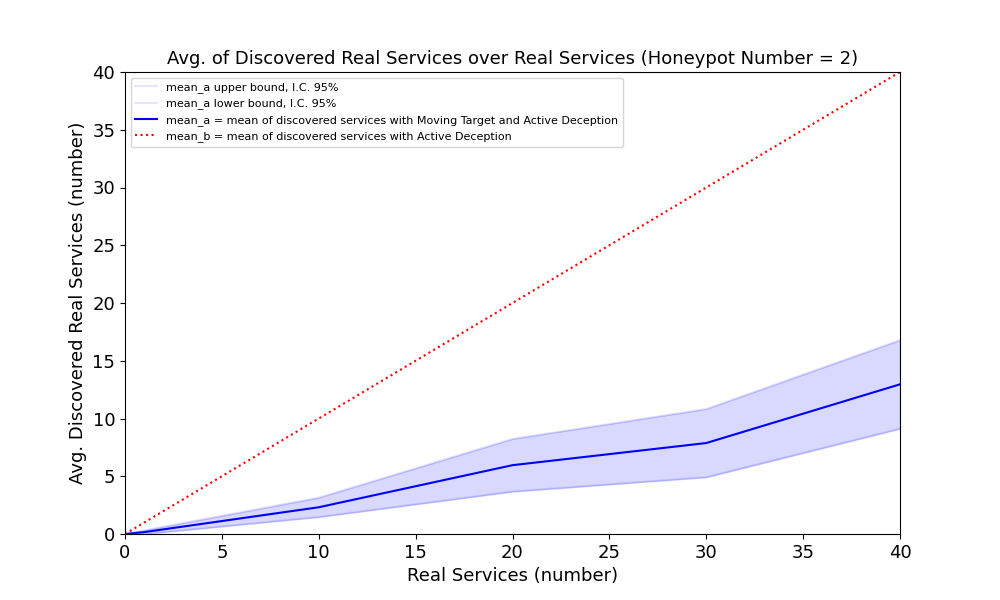

This chart was generated by the following Python code:
import statistics as s
import matplotlib.pyplot as plt
import numpy as np

SMALL_SIZE = 8
MEDIUM_SIZE = 10
BIGGER_SIZE = 13

plt.rc('font', size=SMALL_SIZE)          # controls default text sizes
plt.rc('axes', titlesize=BIGGER_SIZE)     # fontsize of the axes title
plt.rc('axes', labelsize=BIGGER_SIZE)    # fontsize of the x and y labels
plt.rc('xtick', labelsize=BIGGER_SIZE)    # fontsize of the tick labels
plt.rc('ytick', labelsize=BIGGER_SIZE)    # fontsize of the tick labels
plt.rc('legend', fontsize=BIGGER_SIZE)    # legend fontsize
plt.rc('figure', titlesize=BIGGER_SIZE)  # fontsize of the figure title

num_honeypot = 2
service_number = [0, 1, 10, 20, 30, 40]
service_number1 = [0, 1, 5, 15, 25, 35]
service_no_MTD = [0, 1, 10, 20, 30, 40]
service_MTD = []

avg_service_1 = 0
avg_service_10 = 0
avg_service_20 = 0
avg_service_30 = 0
avg_service_40 = 0

service_first_1 = [0, 0, 0, 0, 0, 1, 0, 0, 0, 0, 0, 0]

service_first_10 = [5, 2, 7, 2, 6, 8, 0, 0, 0, 0, 0, 0]

service_first_20 = [15, 8, 8, 1, 8, 2, 4, 2, 7, 8, 18, 2]

service_first_30 = [5, 6, 0, 5, 11, 8, 20, 13, 8, 15, 3, 12]

service_first_40 = [23, 12, 12, 22, 3, 20, 16, 35, 11, 20, 8, 23]

services = [service_first_1, service_first_10, service_first_20, service_first_30, service_first_40]


avg_service_1 = s.mean([service_first_1[0], service_first_1[1], service_first_1[2], service_first_1[3], 
                        service_first_1[4], service_first_1[5]])
avg_service_10 = s.mean([service_first_10[0], service_first_10[1], service_first_10[2], service_first_10[3],
                         service_first_10[4], service_first_10[5]])
avg_service_20 = s.mean([service_first_20[0], service_first_20[1], service_first_20[2], service_first_20[3],
                         service_first_20[4], service_first_20[5], service_first_20[6], service_first_20[7],
                         service_first_20[8], service_first_20[9], service_first_20[10], service_first_20[11]])
avg_service_30 = s.mean([service_first_30[0], service_first_30[1], service_first_30[2], service_first_30[3],
                         service_first_30[4], service_first_30[5], service_first_30[6], service_first_30[7],
                         service_first_30[8], service_first_30[9], service_first_30[10], service_first_30[11]])
avg_service_40 = s.mean([service_first_40[0], service_first_40[1], service_first_40[2], service_first_40[3],
                         service_first_40[4], service_first_40[5], service_first_40[6], service_first_40[7], 
                         service_first_40[8], service_first_40[9], service_first_40[10], service_first_40[11]])

service_MTD = [0, avg_service_1, avg_service_10, avg_service_20, avg_service_30, avg_service_40]

# diff1 = 0
# diff2 = 1 - avg_service_1
# diff_3 = 10 - avg_service_10
# diff_4 = 20 - avg_service_20
# diff_5 = 30 - avg_service_30
# diff_6 = 40 - avg_service_40

# diff = [diff1, diff2, diff_3, diff_4, diff_5, diff_6]
# print(diff)

# calcolo varianza
# varianze = []
# for j in range(0, len(services)):
#     var = 0
#     sum = 0
#     for i in range(0, len(service_first_1)):
#         dif = services[j][i] - service_MTD[j + 1]
#         dif = dif*dif
#         sum = sum + dif
#     var = sum/len(service_first_1)
#     varianze.append(var)

# confidence interval 95%
dev_std = []
int_conf = []
upper = [0]
down = [0]
z = 1.96
for j in range(0, len(services)):
    dev = np.std(services[j])
    dev_std.append(np.std(dev))
    x = (abs(dev/np.sqrt(len(service_first_1))))*z
    int_conf.append(x)
    upper.append(service_MTD[j + 1] + x)
    down.append(service_MTD[j + 1] - x)

service_MTD = np.interp(service_number1, service_number, service_MTD)
upper = np.interp(service_number1, service_number, upper)
down = np.interp(service_number1, service_number, down)

plt.figure(figsize=(10, 6))
plt.plot(service_number, upper, color='b', alpha=0.10, label = 'mean_a upper bound, I.C. 95%')
plt.plot(service_number, down, color='b', alpha=0.10, label = 'mean_a lower bound, I.C. 95%')
plt.plot(service_number, service_MTD, color='b', label = 'mean_a = mean of discovered services with Moving Target and Active Deception')
plt.fill_between(service_number, upper, down, color="b", alpha=0.15)
plt.plot(service_number, service_no_MTD, color='r', linestyle='dotted', label = 'mean_b = mean of discovered services with Active Deception')
plt.xlabel("Real Services (number)")
plt.ylabel("Avg. Discovered Real Services (number)")
plt.xlim(0, 40)
plt.ylim(0, 40)
plt.title("Avg. of Discovered Real Services over Real Services (Honeypot Number = 2)")
plt.legend(fontsize="8")
plt.show()
#plt.savefig('./ev1.png')

